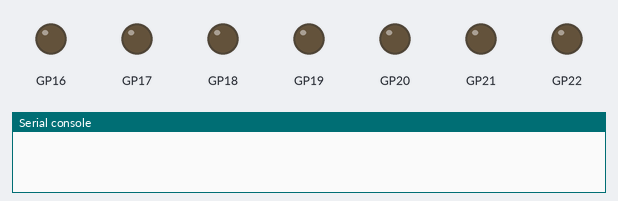
Recording of a program running on a simulated Raspberry Pi Pico running MicroPython. Parts: output pins drawn as LEDs (lit = HIGH), the last lines printed to the serial console.

Above: at 0.1 s.
At 3.1 s:
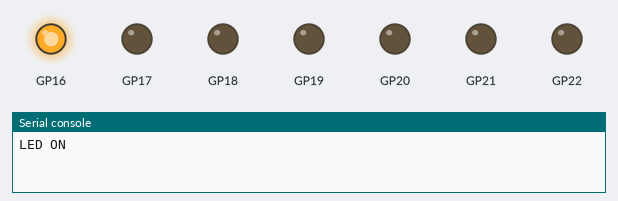
At 9.1 s:
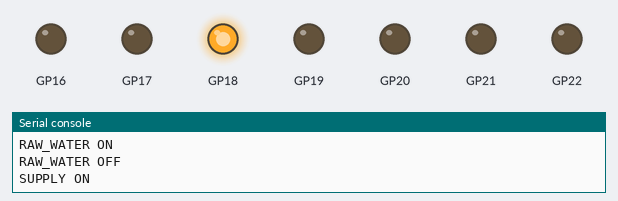
At 18.1 s:
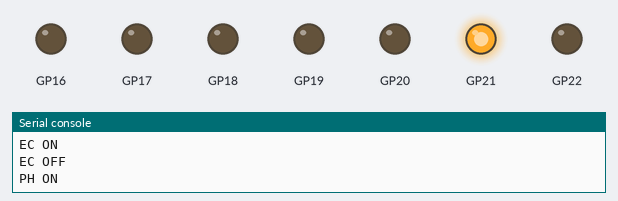
At 27.1 s:
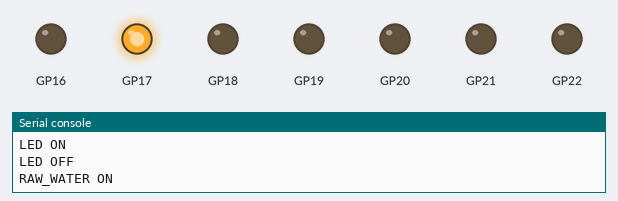
At 36.1 s:
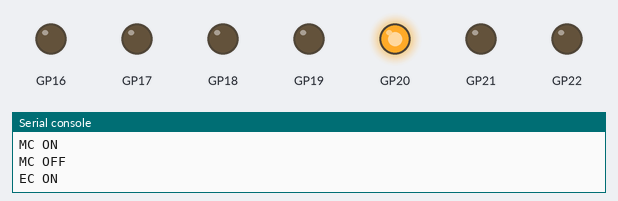
Timing chart, 0 to 40.0 s (numbered marks = the images above):
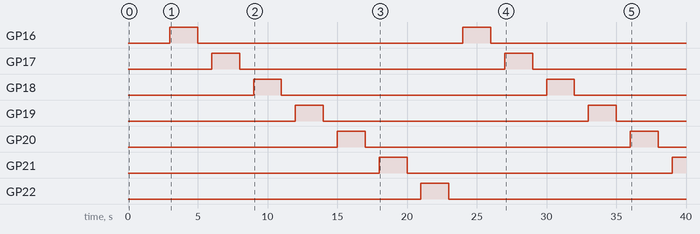

The program:

relay_sequence_main.py
```python
"""Autonomous no-load relay sequence test.

Save this file to the Pico as main.py.
Do not connect actuators while this test is installed.
"""

import time
from machine import Pin


ON_SECONDS = 2
OFF_GAP_SECONDS = 1

SEQUENCE = (
    ("LED", 16),
    ("RAW_WATER", 17),
    ("SUPPLY", 18),
    ("MC", 19),
    ("EC", 20),
    ("PH", 21),
    ("FAN", 22),
)

relays = [(name, Pin(gpio, Pin.OUT, value=0)) for name, gpio in SEQUENCE]


def all_off():
    for _, relay in relays:
        relay.value(0)


all_off()
time.sleep(3)

try:
    while True:
        for name, relay in relays:
            relay.value(1)
            print("{} ON".format(name))
            time.sleep(ON_SECONDS)

            relay.value(0)
            print("{} OFF".format(name))
            time.sleep(OFF_GAP_SECONDS)
finally:
    all_off()
```

Measured:
- by itself, GP16–20: alternates HIGH for 2.0 s and LOW for 19.0 s
- by itself, GP21: LOW → HIGH at 18.0 s, → LOW 2.0 s later, → HIGH 19.0 s later
- by itself, GP22: LOW → HIGH at 21.0 s, → LOW 2.0 s later
